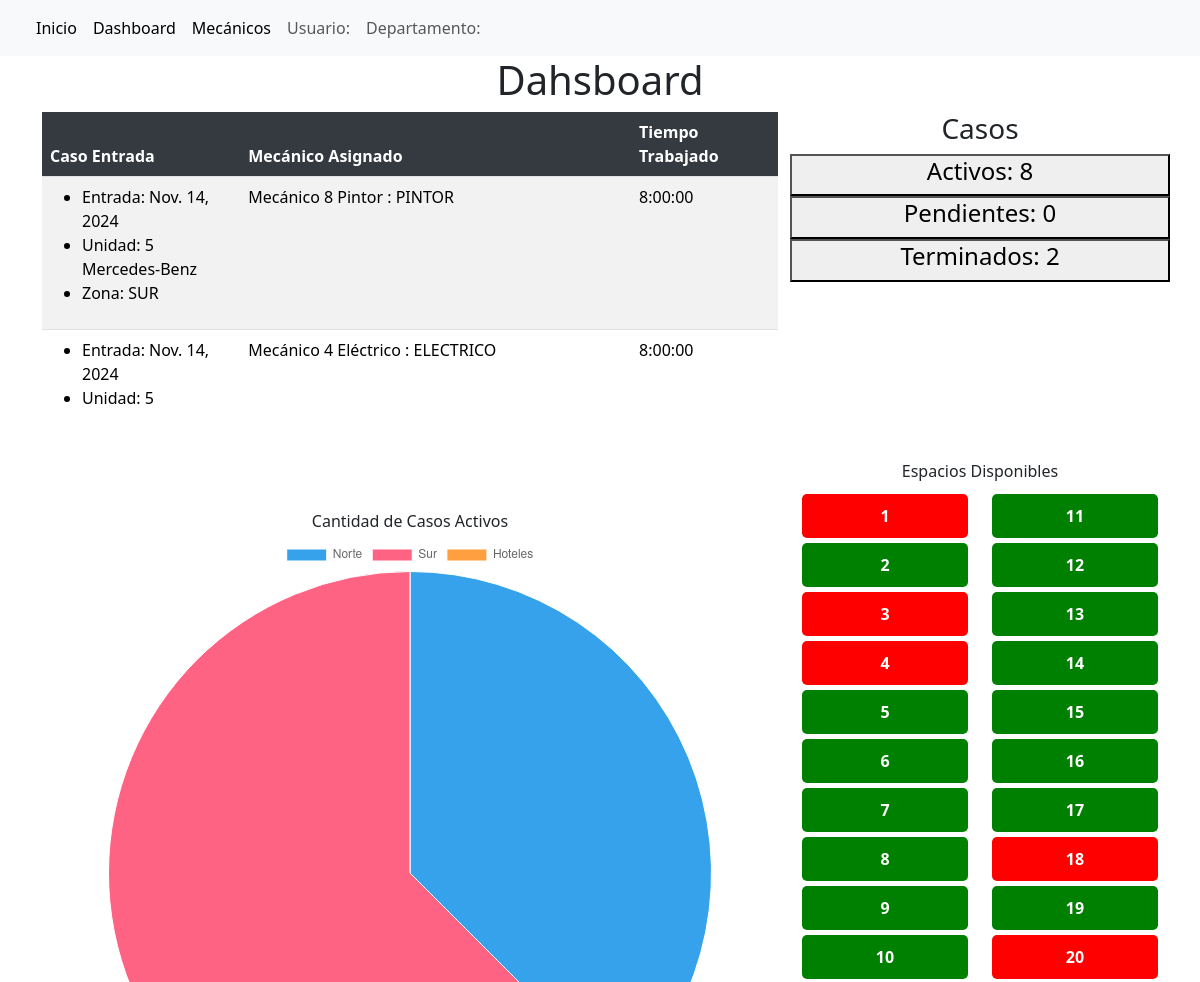
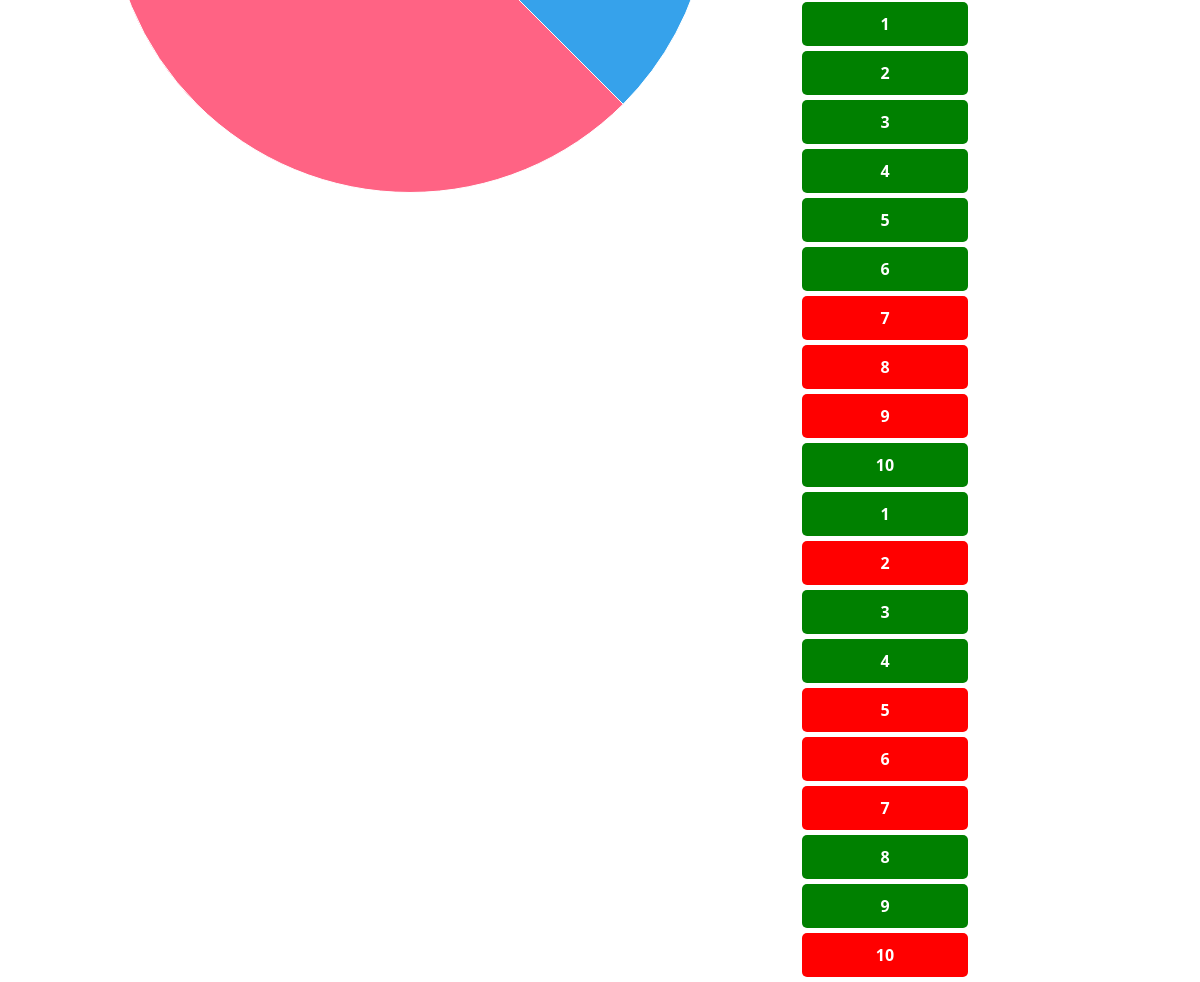
The page /home_dashboard/ on the database its author committed (2 pictures, top to bottom).
### reporte_operaciones/models.py (models this page shows, shortened)
class ReporteMecanico(models.Model):
    id_mecanico = models.ForeignKey('UsuarioAutocar',on_delete=models.CASCADE)
    reporte_reparacion = models.ForeignKey('ReporteReparacion', on_delete=models.CASCADE, default=None)
    reparacion_selecionada = models.ManyToManyField('Reparacion',related_name='reparaciones',blank=True)
    estatus = models.CharField(default='Inactivo', max_length=15, blank=True,null=True)
    fecha_inicio = models.DateField(default=None, blank=True,null=True)
    hora_inicio = models.TimeField(default=None,blank=True,null=True)
    fecha_terminado = models.DateTimeField(default=None,blank=True,null=True)
    hora_termiando = models.TimeField(default=None,blank=True,null=True)
    tiempo_acumulado = models.DurationField(default=None,blank=True,null=True)

class ReporteReparacion(models.Model):
    id_reparacion = models.AutoField(primary_key=True)
    id_entrada = models.ForeignKey('ReporteEntrada',on_delete=models.CASCADE)
    id_reporte_mecanico = models.ManyToManyField('ReporteMecanico', blank=True)
    estacion = models.ForeignKey('Estacion',on_delete=models.PROTECT,default=None,null=True)
    tipo_entrada = models.CharField(
        max_length=20,
        choices=TipoIngreso.choices(),
        default='Sin Asignar'
    )
    estatus = models.CharField(
        max_length=20,
        choices=EstatusReporte.choices(),
        default = 'Pendiente',
    )

class ReporteEntrada(models.Model):
    id_reporte = models.AutoField(primary_key=True)
    conductor = models.ForeignKey('Conductor', on_delete=models.DO_NOTHING)
    reporte_usuario = models.ForeignKey('UsuarioAutocar',on_delete=models.DO_NOTHING)
    fecha_entrada = models.DateField(auto_now_add=True)
    fecha_terminado = models.DateField(null=True, blank=True, default=None)
    unidad = models.ForeignKey('Vehiculos', on_delete=models.DO_NOTHING)
    descripción_incidente = models.TextField(max_length=255)
    kilometraje_nuevo = models.IntegerField()

class Vehiculos(models.Model):
    id_vehiculo = models.AutoField(primary_key=True)  # Corrigiendo el error con primary_key
    numero_unidad = models.CharField(max_length=30)  # Agregar max_length
    modelo_unidad = models.CharField(max_length=30)
    año_unidad = models.CharField(max_length=30)
    zona_unidad = models.CharField(
        max_length=20,
        choices=ZonaVehiculos.choices()
    )
    kilometraje = models.IntegerField()
    def __str__(self):
        return f"{self.numero_unidad} {self.modelo_unidad}"

class UsuarioAutocar(AbstractUser):
    departamento = models.CharField(
        max_length=20,
        choices=Departamento.choices()
    )
    especialidad = models.CharField(
        max_length=20,
        choices=Especialidad.choices(),
        blank=True,
        null=True
    )
    def __str__(self):
        return f"{self.first_name} {self.last_name} "

class Estacion(models.Model):
    estado = models.CharField(max_length=15,choices=DISPONIBILIDAD, default='SI')
    num_estacion = models.IntegerField(blank=True,default=None)

### reporte_operaciones/views.py (the view)
# urls.py: path('home_dashboard/',views.dashboard_view_uno, name = 'dashboard_view_uno'),
def dashboard_view_uno(request):
    reportes_reparaciones = ReporteMecanico.objects.filter(Q(reporte_reparacion__estatus = "Activo") and ~Q(tiempo_acumulado = None)).order_by('-tiempo_acumulado')
    reportes_activos = ReporteReparacion.objects.filter(estatus='Activo').count()
    reportes_pendientes = ReporteReparacion.objects.filter(estatus='Pendiente').count()
    reportes_terminados= ReporteReparacion.objects.filter(estatus='Terminado').count()
    reportes = ReporteReparacion.objects.filter(estatus='Activo')
    Norte = reportes.filter(id_entrada__unidad__zona_unidad='NORTE').count()
    Sur = reportes.filter(id_entrada__unidad__zona_unidad='SUR').count()
    Z_hotelera = reportes.filter(id_entrada__unidad__zona_unidad='HOTELES').count()
    buses_norte = CantidadBuses.objects.get(zona_unidad='NORTE')
    buses_sur = CantidadBuses.objects.get(zona_unidad='SUR')
    buses_hotelera = CantidadBuses.objects.get(zona_unidad='HOTELES')
    cantidad_buses_norte = buses_norte.cantidad - Norte
    cantidad_buses_sur = buses_sur.cantidad - Sur
    cantidad_buses_hotelera = buses_hotelera.cantidad - Z_hotelera
    porcentaje_norte = (cantidad_buses_norte * 100) / buses_norte.cantidad
    porcentaje_sur = (cantidad_buses_sur * 100) / buses_sur.cantidad
    porcentaje_hotelera = (cantidad_buses_hotelera * 100) / buses_hotelera.cantidad
    estaciones = Estacion.objects.all()
    contex = {
        'reportes': reportes_reparaciones,
        'activos' : reportes_activos,
        'pendientes':reportes_pendientes,
        'terminados':reportes_terminados,
        'estaciones':estaciones,
        'norte':Norte,
        'sur':Sur,
        'hoteles':Z_hotelera,
    }
    return render(request,'reporte_operaciones/dashboard.html',contex)

### reporte_operaciones/context_processors.py (called while the page is built)
def user_info(request):
    if request.user.is_authenticated:
        return {
            'departamento_usuario': request.user.departamento,  # Asumiendo que tienes un campo departamento en tu modelo de usuario.
            'usuario_logueado': request.user.username
        }
    return {}

### reporte_operaciones/templates/reporte_operaciones/dashboard.html (shortened to what this page needs)
{%extends 'reporte_operaciones/base_template.html'%}
{% load static %}
{% block head %}
<head>
    <link rel="stylesheet" href="{% static 'estilos.css' %}">
    {% load static %}
    <link href="https://cdn.jsdelivr.net/npm/bootstrap@5.3.3/dist/css/bootstrap.min.css" rel="stylesheet">
</head>
{% endblock %}
    {%block navbar %}
        <a class="nav-link active" aria-current="page" href="/home_taller/">Inicio</a>
        <a class="nav-link active" aria-current="page" href="/home_dashboard/">Dashboard</a>
        <a class="nav-link active" aria-current="page" href="/home_dashboard_dos/">Mecánicos</a>
        <a class="nav-link">Usuario: {{usuario_logueado}}</a>
        <a class="nav-link">Departamento: {{departamento_usuario}}</a>
    {%endblock%}
    {%block contenido %}
    <div class="contain text-center">
        <h1>Dahsboard</h1>
    </div>
    <div class="container">
        <div class="row">
            <div class="col-8">
                <div class="table-responsive">
                    <table class="table table-striped">
                        <thead class="thead-dark">
                            <tr>
                                <th scope="col">Caso Entrada</th>
                                <th scope="col">Mecánico Asignado</th>
                                <th scope="col">Tiempo Trabajado</th>
                            </tr>
                        </thead>
                        <tbody>
                            {% for reporte in reportes %}
                            <tr>
                                <td>
                                    <ul>
                                        <li>Entrada: {{ reporte.reporte_reparacion.id_entrada.fecha_entrada }}</li>
                                        <li>Unidad: {{ reporte.reporte_reparacion.id_entrada.unidad }}</li>
                                        <li>Zona: {{ reporte.reporte_reparacion.id_entrada.unidad.zona_unidad }}</li>
                                    </ul>
                                </td>
                                <td>{{ reporte.id_mecanico }} : {{ reporte.id_mecanico.especialidad }}</td>
                                <td>{{ reporte.tiempo_acumulado }}</td>
                            </tr>
                            {% empty %}
                            <tr>
                                <td colspan="3">No hay reportes disponibles.</td>
                            </tr>
                            {% endfor %}
                        </tbody>
                    </table>
                </div>
            </div>
            <div class="col-4">
                <div class="row text-center">
                    <h3>Casos</h3>
                </div>
                <div class="row"">
                    <button>
                        <h4>Activos: {{ activos  }}</h4>
                    </button>
                </div>
                <div class="row" style="color: azure;">
                    <button>
                        <h4>Pendientes: {{ pendientes }}</h4>
                    </button>
                </div>
                <div class="row" style="color: beige;">
                    <button>
                        <h4>Terminados: {{ terminados }}</h4>
                    </button>
                </div>
            </div>
        </div>
    </div>
    <div class="container" style="margin-top: 50px;">
        <div class="row">
            <div class="col" style="margin: 50px;">
                <h6 class="text-center">Cantidad de Casos Activos</h6>
                <canvas id="myChart"></canvas>
            </div>
            <div class="col-4 text-center">
                    <h6>Espacios Disponibles</h6>
                <div class="row">
                    <div class="col">
                        {% for estacion in estaciones %}
                            {%if estacion.num_estacion <= 10 %}
                                <div class="col">
                                    <div class="parking-space {% if estacion.estado == 'NO' %}occupied{% else %}available{% endif %}" >
                                        {{ estacion.num_estacion }}
                                    </div>
                                </div>
                            {%endif%}
                        {% endfor %}
                    </div>
                    <div class="col">
                        {% for estacion in estaciones %}
                            {%if estacion.num_estacion > 10 %}
                                <div class="col">
                                    <div class="parking-space {% if estacion.estado == 'NO' %}occupied{% else %}available{% endif %}">
                                        {{ estacion.num_estacion }}
                                    </div>
                                </div>
                            {%endif%}
                        {% endfor %}
                    </div>
            </div>
        </div>
    </div>
    <script>
        // Configuración de `myChart`
        const Norte = {{norte}};
        const Sur = {{sur}};
        const Hoteles = {{hoteles}};
        const ctx = document.getElementById('myChart');
        new Chart(ctx, {
            type: 'pie',
            data: {
                labels: ['Norte', 'Sur', 'Hoteles'],
                datasets: [{
                    label: 'Cantidad de Casos por Zona',
                    data: [Norte,Sur,Hoteles],
                    borderWidth: 1
                }]
            },
        });
    </script>
        {%endblock%}

### static/estilos.css (style rules this page uses)
.parking-space { padding: 10px; margin: 5px 0; text-align: center; font-weight: bold; color: white; border-radius: 5px; }
.parking-space.occupied { background-color: red; }
.parking-space.available { background-color: green; }
.table-responsive { position: relative; height: 300px; overflow-y: auto; }
.table thead th { position: sticky; top: 0; background-color: #343a40; color: #fff; z-index: 1; }

### rows shown on the page
ReporteMecanico: reporte_reparacion.id_entrada.fecha_entrada "Nov. 14, 2024", reporte_reparacion.id_entrada.unidad "5 Mercedes-Benz", reporte_reparacion.id_entrada.unidad.zona_unidad "SUR", id_mecanico "Mecánico 8 Pintor", id_mecanico.especialidad "PINTOR", tiempo_acumulado "8:00:00"
ReporteMecanico: reporte_reparacion.id_entrada.fecha_entrada "Nov. 14, 2024", reporte_reparacion.id_entrada.unidad "5…", id_mecanico "Mecánico 4 Eléctrico", id_mecanico.especialidad "ELECTRICO", tiempo_acumulado "8:00:00"
Estacion: num_estacion "1"
Estacion: num_estacion "2"
Estacion: num_estacion "3"
Estacion: num_estacion "4"
Estacion: num_estacion "5"
Estacion: num_estacion "6"
Estacion: num_estacion "7"
Estacion: num_estacion "8"
Estacion: num_estacion "9"
Estacion: num_estacion "10"
Estacion: num_estacion "1"
Estacion: num_estacion "2"
Estacion: num_estacion "3"
Estacion: num_estacion "4"
Estacion: num_estacion "5"
Estacion: num_estacion "6"
Estacion: num_estacion "7"
Estacion: num_estacion "8"
Estacion: num_estacion "9"
Estacion: num_estacion "10"
Estacion: num_estacion "1"
Estacion: num_estacion "2"
Estacion: num_estacion "3"
Estacion: num_estacion "4"
Estacion: num_estacion "5"
Estacion: num_estacion "6"
Estacion: num_estacion "7"
Estacion: num_estacion "8"
Estacion: num_estacion "9"
Estacion: num_estacion "10"
Estacion: num_estacion "11"
Estacion: num_estacion "12"
Estacion: num_estacion "13"
Estacion: num_estacion "14"
Estacion: num_estacion "15"
Estacion: num_estacion "16"
Estacion: num_estacion "17"
Estacion: num_estacion "18"
Estacion: num_estacion "19"
Estacion: num_estacion "20"

### other values the page prints
{{ activos }} "8"
{{ pendientes }} "0"
{{ terminados }} "2"
chart data {{ norte }} 3
chart data {{ sur }} 5
chart data {{ hoteles }} 0
